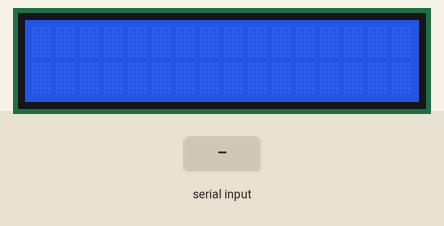
Simulated run of this sketch. Board: Arduino Mega 2560, built with avr-gcc and run on an emulated ATmega2560. Shown: 16×2 character LCD. The inputs (shaded band) are chosen by the test bench.

Above: at 1.2 s.
1.3 s: "1\n" received over the second serial link
At 1.7 s:
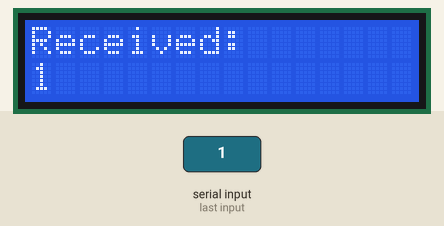
2.8 s: "0\n" received over the second serial link
At 4.0 s:
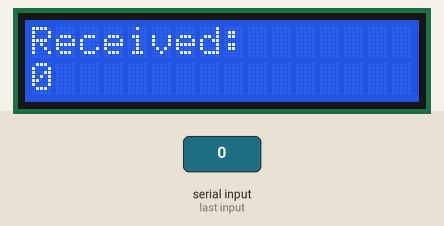
4.3 s: "2\n" received over the second serial link
At 5.1 s:
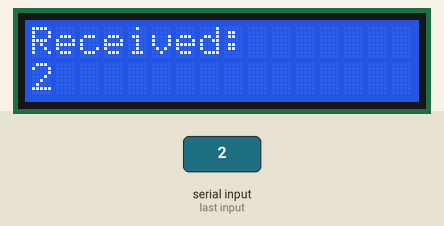
Timing chart, 0 to 7.3 s (numbered marks = the images above; inputs shaded):
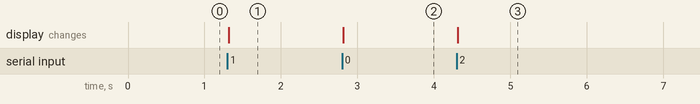

Measured:
- after the input at 1.3 s, the display: changes at once (image 1)
- after the input at 2.8 s, the display: changes at once (image 2)
- after the input at 4.3 s, the display: changes at once (image 3)

The sketch:

serial_recieve_lcd_test.ino
```cpp
#include <Wire.h>
#include <LiquidCrystal_I2C.h>

// Set the LCD address to 0x27 for a 16 chars and 2 line display
LiquidCrystal_I2C lcd(0x27, 16, 2);

void setup() {
  // Initialize the LCD
  lcd.init();

  // Turn on the backlight
  lcd.backlight();
  lcd.clear();

  // Initialize Serial at 9600 baud rate
  Serial2.begin(9600);
}

void loop() {
  if (Serial2.available() > 0) {
    // Read the incoming data
    String message = Serial2.readStringUntil('\n');

    // Display the message on the LCD
    lcd.clear();
    lcd.setCursor(0, 0);
    lcd.print("Received:");
    lcd.setCursor(0, 1);
    lcd.print(message);
  }
}
```
